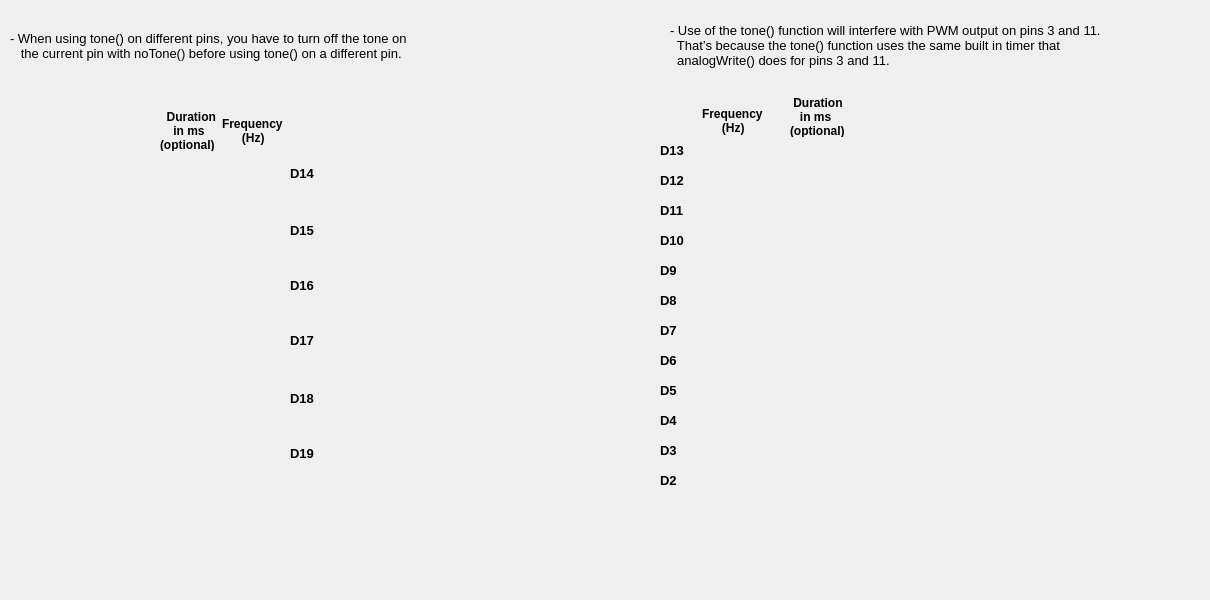
   <widget class="QWidget" name="tab_tone">
    <attribute name="title">
     <string>Tone / NoTone</string>
    </attribute>
    <widget class="QLabel" name="label_25">
     <property name="geometry">
      <rect>
       <x>790</x>
       <y>96</y>
       <width>61</width>
       <height>41</height>
      </rect>
     </property>
     <property name="font">
      <font>
       <weight>75</weight>
       <bold>true</bold>
      </font>
     </property>
     <property name="text">
      <string> Duration
   in ms
(optional) </string>
     </property>
    </widget>
    <widget class="QLabel" name="label_24">
     <property name="geometry">
      <rect>
       <x>702</x>
       <y>100</y>
       <width>61</width>
       <height>41</height>
      </rect>
     </property>
     <property name="font">
      <font>
       <weight>75</weight>
       <bold>true</bold>
      </font>
     </property>
     <property name="text">
      <string>Frequency
      (Hz)</string>
     </property>
    </widget>
    <widget class="QWidget" name="gridLayoutWidget_2">
     <property name="geometry">
      <rect>
       <x>700</x>
       <y>140</y>
       <width>331</width>
       <height>351</height>
      </rect>
     </property>
     <layout class="QGridLayout" name="gridLayoutToneD" columnstretch="0">
      <property name="spacing">
       <number>10</number>
      </property>
     </layout>
    </widget>
    <widget class="QWidget" name="gridLayoutWidget_3">
     <property name="geometry">
      <rect>
       <x>10</x>
       <y>140</y>
       <width>271</width>
       <height>351</height>
      </rect>
     </property>
     <layout class="QGridLayout" name="gridLayoutToneA">
      <property name="spacing">
       <number>10</number>
      </property>
     </layout>
    </widget>
    <widget class="QLabel" name="label_20">
     <property name="geometry">
      <rect>
       <x>660</x>
       <y>170</y>
       <width>31</width>
       <height>21</height>
      </rect>
     </property>
     <property name="font">
      <font>
       <pointsize>10</pointsize>
       <weight>75</weight>
       <bold>true</bold>
      </font>
     </property>
     <property name="text">
      <string>D12</string>
     </property>
    </widget>
    <widget class="QLabel" name="label_21">
     <property name="geometry">
      <rect>
       <x>660</x>
       <y>320</y>
       <width>21</width>
       <height>21</height>
      </rect>
     </property>
     <property name="font">
      <font>
       <pointsize>10</pointsize>
       <weight>75</weight>
       <bold>true</bold>
      </font>
     </property>
     <property name="text">
      <string>D7</string>
     </property>
    </widget>
    <widget class="QLabel" name="label_22">
     <property name="geometry">
      <rect>
       <x>660</x>
       <y>260</y>
       <width>21</width>
       <height>21</height>
      </rect>
     </property>
     <property name="font">
      <font>
       <pointsize>10</pointsize>
       <weight>75</weight>
       <bold>true</bold>
      </font>
     </property>
     <property name="text">
      <string>D9</string>
     </property>
    </widget>
    <widget class="QLabel" name="label_40">
     <property name="geometry">
      <rect>
       <x>660</x>
       <y>140</y>
       <width>31</width>
       <height>21</height>
      </rect>
     </property>
     <property name="font">
      <font>
       <pointsize>10</pointsize>
       <weight>75</weight>
       <bold>true</bold>
      </font>
     </property>
     <property name="text">
      <string>D13</string>
     </property>
    </widget>
    <widget class="QLabel" name="label_41">
     <property name="geometry">
      <rect>
       <x>660</x>
       <y>350</y>
       <width>21</width>
       <height>21</height>
      </rect>
     </property>
     <property name="font">
      <font>
       <pointsize>10</pointsize>
       <weight>75</weight>
       <bold>true</bold>
      </font>
     </property>
     <property name="text">
      <string>D6</string>
     </property>
    </widget>
    <widget class="QLabel" name="label_42">
     <property name="geometry">
      <rect>
       <x>660</x>
       <y>230</y>
       <width>31</width>
       <height>21</height>
      </rect>
     </property>
     <property name="font">
      <font>
       <pointsize>10</pointsize>
       <weight>75</weight>
       <bold>true</bold>
      </font>
     </property>
     <property name="text">
      <string>D10</string>
     </property>
    </widget>
    <widget class="QLabel" name="label_53">
     <property name="geometry">
      <rect>
       <x>660</x>
       <y>380</y>
       <width>21</width>
       <height>21</height>
      </rect>
     </property>
     <property name="font">
      <font>
       <pointsize>10</pointsize>
       <weight>75</weight>
       <bold>true</bold>
      </font>
     </property>
     <property name="text">
      <string>D5</string>
     </property>
    </widget>
    <widget class="QLabel" name="label_54">
     <property name="geometry">
      <rect>
       <x>660</x>
       <y>200</y>
       <width>31</width>
       <height>21</height>
      </rect>
     </property>
     <property name="font">
      <font>
       <pointsize>10</pointsize>
       <weight>75</weight>
       <bold>true</bold>
      </font>
     </property>
     <property name="text">
      <string>D11</string>
     </property>
    </widget>
    <widget class="QLabel" name="label_55">
     <property name="geometry">
      <rect>
       <x>660</x>
       <y>440</y>
       <width>21</width>
       <height>21</height>
      </rect>
     </property>
     <property name="font">
      <font>
       <pointsize>10</pointsize>
       <weight>75</weight>
       <bold>true</bold>
      </font>
     </property>
     <property name="text">
      <string>D3</string>
     </property>
    </widget>
    <widget class="QLabel" name="label_56">
     <property name="geometry">
      <rect>
       <x>660</x>
       <y>410</y>
       <width>21</width>
       <height>21</height>
      </rect>
     </property>
     <property name="font">
      <font>
       <pointsize>10</pointsize>
       <weight>75</weight>
       <bold>true</bold>
      </font>
     </property>
     <property name="text">
      <string>D4</string>
     </property>
    </widget>
    <widget class="QLabel" name="label_57">
     <property name="geometry">
      <rect>
       <x>660</x>
       <y>290</y>
       <width>21</width>
       <height>21</height>
      </rect>
     </property>
     <property name="font">
      <font>
       <pointsize>10</pointsize>
       <weight>75</weight>
       <bold>true</bold>
      </font>
     </property>
     <property name="text">
      <string>D8</string>
     </property>
    </widget>
    <widget class="QLabel" name="label_58">
     <property name="geometry">
      <rect>
       <x>660</x>
       <y>470</y>
       <width>21</width>
       <height>21</height>
      </rect>
     </property>
     <property name="font">
      <font>
       <pointsize>10</pointsize>
       <weight>75</weight>
       <bold>true</bold>
      </font>
     </property>
     <property name="text">
      <string>D2</string>
     </property>
    </widget>
    <widget class="QLabel" name="label_59">
     <property name="geometry">
      <rect>
       <x>222</x>
       <y>110</y>
       <width>61</width>
       <height>41</height>
      </rect>
     </property>
     <property name="font">
      <font>
       <weight>75</weight>
       <bold>true</bold>
      </font>
     </property>
     <property name="text">
      <string>Frequency
      (Hz)</string>
     </property>
    </widget>
    <widget class="QLabel" name="label_60">
     <property name="geometry">
      <rect>
       <x>160</x>
       <y>110</y>
       <width>61</width>
       <height>41</height>
      </rect>
     </property>
     <property name="font">
      <font>
       <weight>75</weight>
       <bold>true</bold>
      </font>
     </property>
     <property name="text">
      <string>  Duration
    in ms
(optional) </string>
     </property>
    </widget>
    <widget class="QLabel" name="label_A1_2">
     <property name="geometry">
      <rect>
       <x>290</x>
       <y>220</y>
       <width>31</width>
       <height>21</height>
      </rect>
     </property>
     <property name="font">
      <font>
       <pointsize>10</pointsize>
       <weight>75</weight>
       <bold>true</bold>
      </font>
     </property>
     <property name="text">
      <string>D15</string>
     </property>
    </widget>
    <widget class="QLabel" name="label_A2_2">
     <property name="geometry">
      <rect>
       <x>290</x>
       <y>275</y>
       <width>31</width>
       <height>21</height>
      </rect>
     </property>
     <property name="font">
      <font>
       <pointsize>10</pointsize>
       <weight>75</weight>
       <bold>true</bold>
      </font>
     </property>
     <property name="text">
      <string>D16</string>
     </property>
    </widget>
    <widget class="QLabel" name="label_A4_2">
     <property name="geometry">
      <rect>
       <x>290</x>
       <y>388</y>
       <width>31</width>
       <height>21</height>
      </rect>
     </property>
     <property name="font">
      <font>
       <pointsize>10</pointsize>
       <weight>75</weight>
       <bold>true</bold>
      </font>
     </property>
     <property name="text">
      <string>D18</string>
     </property>
    </widget>
    <widget class="QLabel" name="label_A0_2">
     <property name="geometry">
      <rect>
       <x>290</x>
       <y>163</y>
       <width>31</width>
       <height>21</height>
      </rect>
     </property>
     <property name="font">
      <font>
       <pointsize>10</pointsize>
       <weight>75</weight>
       <bold>true</bold>
      </font>
     </property>
     <property name="text">
      <string>D14</string>
     </property>
    </widget>
    <widget class="QLabel" name="label_A5_2">
     <property name="geometry">
      <rect>
       <x>290</x>
       <y>443</y>
       <width>31</width>
       <height>21</height>
      </rect>
     </property>
     <property name="font">
      <font>
       <pointsize>10</pointsize>
       <weight>75</weight>
       <bold>true</bold>
      </font>
     </property>
     <property name="text">
      <string>D19</string>
     </property>
    </widget>
    <widget class="QLabel" name="label_A3_2">
     <property name="geometry">
      <rect>
       <x>290</x>
       <y>330</y>
       <width>31</width>
       <height>21</height>
      </rect>
     </property>
     <property name="font">
      <font>
       <pointsize>10</pointsize>
       <weight>75</weight>
       <bold>true</bold>
      </font>
     </property>
     <property name="text">
      <string>D17</string>
     </property>
    </widget>
    <widget class="QWidget" name="widget_4" native="true">
     <property name="geometry">
      <rect>
       <x>-1</x>
       <y>-30</y>
       <width>1201</width>
       <height>591</height>
      </rect>
     </property>
     <property name="styleSheet">
      <string notr="true">background-image: url(:/image/backgroundV3Tone.jpg);</string>
     </property>
    </widget>
    <widget class="QLabel" name="label_4">
     <property name="geometry">
      <rect>
       <x>670</x>
       <y>10</y>
       <width>451</width>
       <height>71</height>
      </rect>
     </property>
     <property name="font">
      <font>
       <pointsize>10</pointsize>
      </font>
     </property>
     <property name="text">
      <string>- Use of the tone() function will interfere with PWM output on pins 3 and 11.
  That’s because the tone() function uses the same built in timer that
  analogWrite() does for pins 3 and 11.</string>
     </property>
    </widget>
    <widget class="QLabel" name="label_5">
     <property name="geometry">
      <rect>
       <x>10</x>
       <y>10</y>
       <width>411</width>
       <height>71</height>
      </rect>
     </property>
     <property name="font">
      <font>
       <pointsize>10</pointsize>
      </font>
     </property>
     <property name="text">
      <string>- When using tone() on different pins, you have to turn off the tone on 
   the current pin with noTone() before using tone() on a different pin.</string>
     </property>
    </widget>
    <zorder>widget_4</zorder>
    <zorder>label_25</zorder>
    <zorder>label_24</zorder>
    <zorder>gridLayoutWidget_2</zorder>
    <zorder>gridLayoutWidget_3</zorder>
    <zorder>label_20</zorder>
    <zorder>label_21</zorder>
    <zorder>label_22</zorder>
    <zorder>label_40</zorder>
    <zorder>label_41</zorder>
    <zorder>label_42</zorder>
    <zorder>label_53</zorder>
    <zorder>label_54</zorder>
    <zorder>label_55</zorder>
    <zorder>label_56</zorder>
    <zorder>label_57</zorder>
    <zorder>label_58</zorder>
    <zorder>label_59</zorder>
    <zorder>label_60</zorder>
    <zorder>label_A1_2</zorder>
    <zorder>label_A2_2</zorder>
    <zorder>label_A4_2</zorder>
    <zorder>label_A0_2</zorder>
    <zorder>label_A5_2</zorder>
    <zorder>label_A3_2</zorder>
    <zorder>label_4</zorder>
    <zorder>label_5</zorder>
   </widget>
